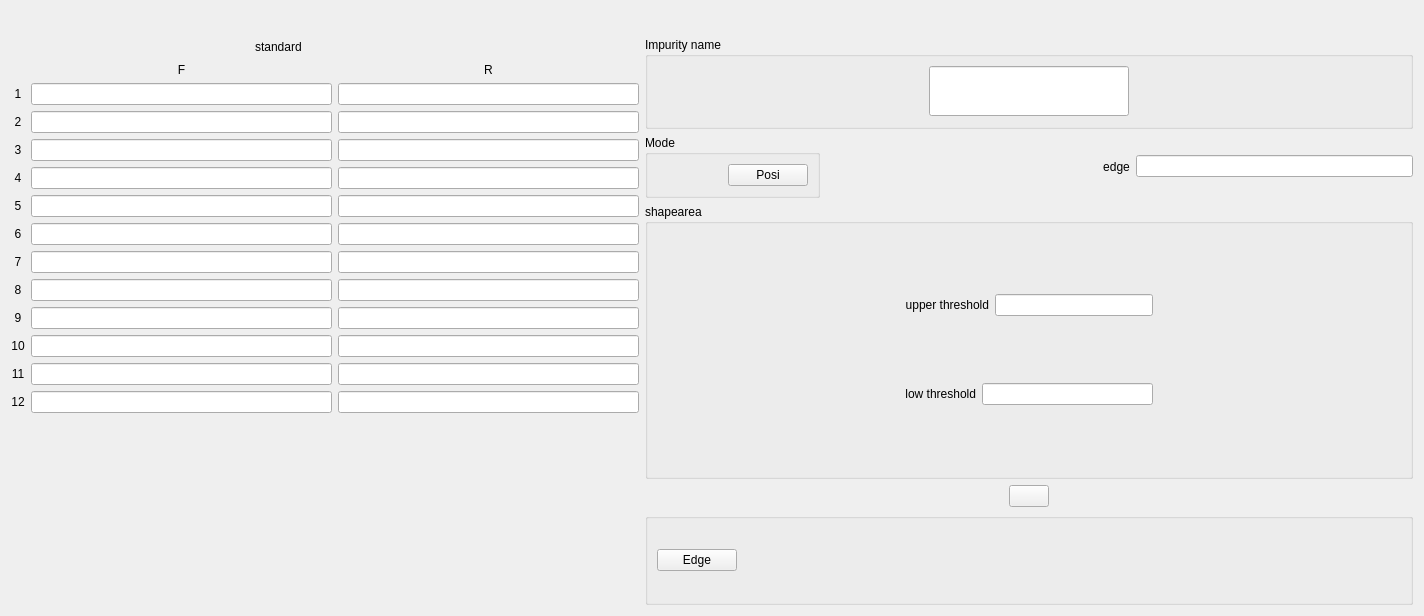
<?xml version="1.0" encoding="UTF-8"?>
<ui version="4.0">
 <class>ShapeSvmSenseSetWidget</class>
 <widget class="QWidget" name="ShapeSvmSenseSetWidget">
  <property name="geometry">
   <rect>
    <x>0</x>
    <y>0</y>
    <width>1424</width>
    <height>616</height>
   </rect>
  </property>
  <property name="windowTitle">
   <string notr="true">Form</string>
  </property>
  <layout class="QVBoxLayout" name="verticalLayout_3">
   <item>
    <layout class="QHBoxLayout" name="horizontalLayout_4">
     <item>
      <spacer name="horizontalSpacer_2">
       <property name="orientation">
        <enum>Qt::Horizontal</enum>
       </property>
       <property name="sizeHint" stdset="0">
        <size>
         <width>40</width>
         <height>20</height>
        </size>
       </property>
      </spacer>
     </item>
     <item>
      <widget class="QLabel" name="label_group">
       <property name="minimumSize">
        <size>
         <width>88</width>
         <height>0</height>
        </size>
       </property>
       <property name="maximumSize">
        <size>
         <width>16777215</width>
         <height>50</height>
        </size>
       </property>
       <property name="text">
        <string/>
       </property>
       <property name="alignment">
        <set>Qt::AlignCenter</set>
       </property>
      </widget>
     </item>
     <item>
      <spacer name="horizontalSpacer">
       <property name="orientation">
        <enum>Qt::Horizontal</enum>
       </property>
       <property name="sizeHint" stdset="0">
        <size>
         <width>40</width>
         <height>20</height>
        </size>
       </property>
      </spacer>
     </item>
    </layout>
   </item>
   <item>
    <layout class="QHBoxLayout" name="horizontalLayout_7">
     <item>
      <layout class="QVBoxLayout" name="verticalLayout_2">
       <item>
        <layout class="QHBoxLayout" name="horizontalLayout_2">
         <item>
          <spacer name="horizontalSpacer_5">
           <property name="orientation">
            <enum>Qt::Horizontal</enum>
           </property>
           <property name="sizeHint" stdset="0">
            <size>
             <width>40</width>
             <height>20</height>
            </size>
           </property>
          </spacer>
         </item>
         <item>
          <widget class="QLabel" name="standard_titlelbl">
           <property name="text">
            <string notr="true">standard</string>
           </property>
          </widget>
         </item>
         <item>
          <widget class="QLabel" name="standardlbl">
           <property name="minimumSize">
            <size>
             <width>88</width>
             <height>0</height>
            </size>
           </property>
           <property name="text">
            <string/>
           </property>
          </widget>
         </item>
         <item>
          <spacer name="horizontalSpacer_6">
           <property name="orientation">
            <enum>Qt::Horizontal</enum>
           </property>
           <property name="sizeHint" stdset="0">
            <size>
             <width>40</width>
             <height>20</height>
            </size>
           </property>
          </spacer>
         </item>
        </layout>
       </item>
       <item>
        <layout class="QGridLayout" name="gridLayout_2">
         <item row="2" column="1">
          <widget class="myLineEdit" name="lineEdit_2">
           <property name="alignment">
            <set>Qt::AlignCenter</set>
           </property>
          </widget>
         </item>
         <item row="2" column="2">
          <widget class="myLineEdit" name="lineEdit_1_1">
           <property name="alignment">
            <set>Qt::AlignCenter</set>
           </property>
          </widget>
         </item>
         <item row="4" column="0">
          <widget class="QLabel" name="label_4">
           <property name="text">
            <string notr="true">4</string>
           </property>
           <property name="alignment">
            <set>Qt::AlignCenter</set>
           </property>
          </widget>
         </item>
         <item row="4" column="1">
          <widget class="myLineEdit" name="lineEdit_4">
           <property name="alignment">
            <set>Qt::AlignCenter</set>
           </property>
          </widget>
         </item>
         <item row="4" column="2">
          <widget class="myLineEdit" name="lineEdit_1_3">
           <property name="alignment">
            <set>Qt::AlignCenter</set>
           </property>
          </widget>
         </item>
         <item row="5" column="0">
          <widget class="QLabel" name="label_5">
           <property name="text">
            <string notr="true">5</string>
           </property>
           <property name="alignment">
            <set>Qt::AlignCenter</set>
           </property>
          </widget>
         </item>
         <item row="5" column="1">
          <widget class="myLineEdit" name="lineEdit_5">
           <property name="alignment">
            <set>Qt::AlignCenter</set>
           </property>
          </widget>
         </item>
         <item row="5" column="2">
          <widget class="myLineEdit" name="lineEdit_1_4">
           <property name="alignment">
            <set>Qt::AlignCenter</set>
           </property>
          </widget>
         </item>
         <item row="6" column="0">
          <widget class="QLabel" name="label_6">
           <property name="text">
            <string notr="true">6</string>
           </property>
           <property name="alignment">
            <set>Qt::AlignCenter</set>
           </property>
          </widget>
         </item>
         <item row="6" column="1">
          <widget class="myLineEdit" name="lineEdit_6">
           <property name="alignment">
            <set>Qt::AlignCenter</set>
           </property>
          </widget>
         </item>
         <item row="6" column="2">
          <widget class="myLineEdit" name="lineEdit_1_5">
           <property name="alignment">
            <set>Qt::AlignCenter</set>
           </property>
          </widget>
         </item>
         <item row="7" column="0">
          <widget class="QLabel" name="label_7">
           <property name="text">
            <string notr="true">7</string>
           </property>
           <property name="alignment">
            <set>Qt::AlignCenter</set>
           </property>
          </widget>
         </item>
         <item row="7" column="1">
          <widget class="myLineEdit" name="lineEdit_7">
           <property name="alignment">
            <set>Qt::AlignCenter</set>
           </property>
          </widget>
         </item>
         <item row="7" column="2">
          <widget class="myLineEdit" name="lineEdit_1_6">
           <property name="alignment">
            <set>Qt::AlignCenter</set>
           </property>
          </widget>
         </item>
         <item row="8" column="0">
          <widget class="QLabel" name="label_8">
           <property name="text">
            <string notr="true">8</string>
           </property>
           <property name="alignment">
            <set>Qt::AlignCenter</set>
           </property>
          </widget>
         </item>
         <item row="8" column="1">
          <widget class="myLineEdit" name="lineEdit_8">
           <property name="alignment">
            <set>Qt::AlignCenter</set>
           </property>
          </widget>
         </item>
         <item row="8" column="2">
          <widget class="myLineEdit" name="lineEdit_1_7">
           <property name="alignment">
            <set>Qt::AlignCenter</set>
           </property>
          </widget>
         </item>
         <item row="9" column="0">
          <widget class="QLabel" name="label_9">
           <property name="text">
            <string notr="true">9</string>
           </property>
           <property name="alignment">
            <set>Qt::AlignCenter</set>
           </property>
          </widget>
         </item>
         <item row="9" column="1">
          <widget class="myLineEdit" name="lineEdit_9">
           <property name="alignment">
            <set>Qt::AlignCenter</set>
           </property>
          </widget>
         </item>
         <item row="9" column="2">
          <widget class="myLineEdit" name="lineEdit_1_8">
           <property name="alignment">
            <set>Qt::AlignCenter</set>
           </property>
          </widget>
         </item>
         <item row="10" column="0">
          <widget class="QLabel" name="label_10">
           <property name="text">
            <string notr="true">10</string>
           </property>
           <property name="alignment">
            <set>Qt::AlignCenter</set>
           </property>
          </widget>
         </item>
         <item row="10" column="1">
          <widget class="myLineEdit" name="lineEdit_10">
           <property name="alignment">
            <set>Qt::AlignCenter</set>
           </property>
          </widget>
         </item>
         <item row="10" column="2">
          <widget class="myLineEdit" name="lineEdit_1_9">
           <property name="alignment">
            <set>Qt::AlignCenter</set>
           </property>
          </widget>
         </item>
         <item row="0" column="2">
          <widget class="QLabel" name="label_rear">
           <property name="sizePolicy">
            <sizepolicy hsizetype="Preferred" vsizetype="Fixed">
             <horstretch>0</horstretch>
             <verstretch>0</verstretch>
            </sizepolicy>
           </property>
           <property name="text">
            <string notr="true">R</string>
           </property>
           <property name="alignment">
            <set>Qt::AlignCenter</set>
           </property>
          </widget>
         </item>
         <item row="0" column="1">
          <widget class="QLabel" name="label_front">
           <property name="sizePolicy">
            <sizepolicy hsizetype="Preferred" vsizetype="Fixed">
             <horstretch>0</horstretch>
             <verstretch>0</verstretch>
            </sizepolicy>
           </property>
           <property name="text">
            <string notr="true">F</string>
           </property>
           <property name="alignment">
            <set>Qt::AlignCenter</set>
           </property>
          </widget>
         </item>
         <item row="1" column="0">
          <widget class="QLabel" name="label_1">
           <property name="text">
            <string notr="true">1</string>
           </property>
           <property name="alignment">
            <set>Qt::AlignCenter</set>
           </property>
          </widget>
         </item>
         <item row="3" column="1">
          <widget class="myLineEdit" name="lineEdit_3">
           <property name="alignment">
            <set>Qt::AlignCenter</set>
           </property>
          </widget>
         </item>
         <item row="3" column="2">
          <widget class="myLineEdit" name="lineEdit_1_2">
           <property name="alignment">
            <set>Qt::AlignCenter</set>
           </property>
          </widget>
         </item>
         <item row="12" column="1">
          <widget class="myLineEdit" name="lineEdit_22">
           <property name="alignment">
            <set>Qt::AlignCenter</set>
           </property>
          </widget>
         </item>
         <item row="11" column="2">
          <widget class="myLineEdit" name="lineEdit_1_20">
           <property name="alignment">
            <set>Qt::AlignCenter</set>
           </property>
          </widget>
         </item>
         <item row="11" column="1">
          <widget class="myLineEdit" name="lineEdit_21">
           <property name="alignment">
            <set>Qt::AlignCenter</set>
           </property>
          </widget>
         </item>
         <item row="12" column="2">
          <widget class="myLineEdit" name="lineEdit_1_21">
           <property name="alignment">
            <set>Qt::AlignCenter</set>
           </property>
          </widget>
         </item>
         <item row="11" column="0">
          <widget class="QLabel" name="label_23">
           <property name="text">
            <string notr="true">11</string>
           </property>
           <property name="alignment">
            <set>Qt::AlignCenter</set>
           </property>
          </widget>
         </item>
         <item row="12" column="0">
          <widget class="QLabel" name="label_24">
           <property name="text">
            <string notr="true">12</string>
           </property>
           <property name="alignment">
            <set>Qt::AlignCenter</set>
           </property>
          </widget>
         </item>
         <item row="3" column="0">
          <widget class="QLabel" name="label_3">
           <property name="text">
            <string notr="true">3</string>
           </property>
           <property name="alignment">
            <set>Qt::AlignCenter</set>
           </property>
          </widget>
         </item>
         <item row="2" column="0">
          <widget class="QLabel" name="label_2">
           <property name="text">
            <string notr="true">2</string>
           </property>
           <property name="alignment">
            <set>Qt::AlignCenter</set>
           </property>
          </widget>
         </item>
         <item row="1" column="1">
          <widget class="myLineEdit" name="lineEdit">
           <property name="alignment">
            <set>Qt::AlignCenter</set>
           </property>
          </widget>
         </item>
         <item row="1" column="2">
          <widget class="myLineEdit" name="lineEdit_1_0">
           <property name="alignment">
            <set>Qt::AlignCenter</set>
           </property>
          </widget>
         </item>
         <item row="13" column="1">
          <spacer name="verticalSpacer">
           <property name="orientation">
            <enum>Qt::Vertical</enum>
           </property>
           <property name="sizeHint" stdset="0">
            <size>
             <width>20</width>
             <height>40</height>
            </size>
           </property>
          </spacer>
         </item>
        </layout>
       </item>
      </layout>
     </item>
     <item>
      <layout class="QVBoxLayout" name="verticalLayout" stretch="1,1,3,1,1">
       <item>
        <widget class="QGroupBox" name="groupBox_4">
         <property name="title">
          <string notr="true">Impurity name</string>
         </property>
         <layout class="QGridLayout" name="gridLayout">
          <item row="0" column="0">
           <widget class="myLineEdit" name="sNamelineEdit">
            <property name="minimumSize">
             <size>
              <width>0</width>
              <height>50</height>
             </size>
            </property>
            <property name="maximumSize">
             <size>
              <width>200</width>
              <height>16777215</height>
             </size>
            </property>
            <property name="alignment">
             <set>Qt::AlignCenter</set>
            </property>
           </widget>
          </item>
         </layout>
        </widget>
       </item>
       <item>
        <layout class="QHBoxLayout" name="horizontalLayout_6">
         <item>
          <widget class="QGroupBox" name="groupBox">
           <property name="title">
            <string notr="true">Mode</string>
           </property>
           <layout class="QHBoxLayout" name="horizontalLayout_3">
            <property name="leftMargin">
             <number>80</number>
            </property>
            <item>
             <widget class="QPushButton" name="modeTypeBtn">
              <property name="text">
               <string notr="true">Posi</string>
              </property>
             </widget>
            </item>
           </layout>
          </widget>
         </item>
         <item>
          <spacer name="horizontalSpacer_7">
           <property name="orientation">
            <enum>Qt::Horizontal</enum>
           </property>
           <property name="sizeHint" stdset="0">
            <size>
             <width>40</width>
             <height>20</height>
            </size>
           </property>
          </spacer>
         </item>
         <item>
          <widget class="QLabel" name="edgeLbl">
           <property name="text">
            <string notr="true">edge</string>
           </property>
           <property name="alignment">
            <set>Qt::AlignCenter</set>
           </property>
          </widget>
         </item>
         <item>
          <widget class="myLineEdit" name="edgeCutEdit"/>
         </item>
        </layout>
       </item>
       <item>
        <layout class="QHBoxLayout" name="horizontalLayout">
         <item>
          <widget class="QGroupBox" name="shapeAreaGroupbox">
           <property name="title">
            <string notr="true">shapearea</string>
           </property>
           <layout class="QHBoxLayout" name="horizontalLayout_19">
            <item>
             <spacer name="horizontalSpacer_14">
              <property name="orientation">
               <enum>Qt::Horizontal</enum>
              </property>
              <property name="sizeHint" stdset="0">
               <size>
                <width>13</width>
                <height>20</height>
               </size>
              </property>
             </spacer>
            </item>
            <item>
             <layout class="QVBoxLayout" name="verticalLayout_7">
              <item>
               <layout class="QHBoxLayout" name="horizontalLayout_20">
                <item>
                 <widget class="QLabel" name="shapeAreaUpLbl">
                  <property name="text">
                   <string notr="true">upper threshold</string>
                  </property>
                  <property name="alignment">
                   <set>Qt::AlignRight|Qt::AlignTrailing|Qt::AlignVCenter</set>
                  </property>
                 </widget>
                </item>
                <item>
                 <widget class="myLineEdit" name="shapeAreaUpEdit"/>
                </item>
               </layout>
              </item>
              <item>
               <layout class="QHBoxLayout" name="horizontalLayout_21">
                <item>
                 <widget class="QLabel" name="shapeAreaLowLbl">
                  <property name="text">
                   <string notr="true">low threshold</string>
                  </property>
                  <property name="alignment">
                   <set>Qt::AlignRight|Qt::AlignTrailing|Qt::AlignVCenter</set>
                  </property>
                 </widget>
                </item>
                <item>
                 <widget class="myLineEdit" name="shapeAreaLowEdit"/>
                </item>
               </layout>
              </item>
             </layout>
            </item>
            <item>
             <spacer name="horizontalSpacer_17">
              <property name="orientation">
               <enum>Qt::Horizontal</enum>
              </property>
              <property name="sizeHint" stdset="0">
               <size>
                <width>13</width>
                <height>20</height>
               </size>
              </property>
             </spacer>
            </item>
           </layout>
          </widget>
         </item>
        </layout>
       </item>
       <item>
        <widget class="QWidget" name="widget_3" native="true">
         <property name="sizePolicy">
          <sizepolicy hsizetype="Preferred" vsizetype="Fixed">
           <horstretch>0</horstretch>
           <verstretch>0</verstretch>
          </sizepolicy>
         </property>
         <layout class="QHBoxLayout" name="horizontalLayout_23">
          <property name="topMargin">
           <number>0</number>
          </property>
          <property name="bottomMargin">
           <number>0</number>
          </property>
          <item>
           <spacer name="horizontalSpacer_15">
            <property name="orientation">
             <enum>Qt::Horizontal</enum>
            </property>
            <property name="sizeHint" stdset="0">
             <size>
              <width>355</width>
              <height>20</height>
             </size>
            </property>
           </spacer>
          </item>
          <item>
           <widget class="QPushButton" name="extendBtn">
            <property name="text">
             <string/>
            </property>
           </widget>
          </item>
          <item>
           <spacer name="horizontalSpacer_16">
            <property name="orientation">
             <enum>Qt::Horizontal</enum>
            </property>
            <property name="sizeHint" stdset="0">
             <size>
              <width>355</width>
              <height>20</height>
             </size>
            </property>
           </spacer>
          </item>
         </layout>
        </widget>
       </item>
       <item>
        <widget class="QGroupBox" name="groupBox_2">
         <property name="layoutDirection">
          <enum>Qt::LeftToRight</enum>
         </property>
         <property name="title">
          <string/>
         </property>
         <layout class="QHBoxLayout" name="horizontalLayout_17">
          <property name="topMargin">
           <number>0</number>
          </property>
          <property name="bottomMargin">
           <number>0</number>
          </property>
          <item>
           <widget class="QPushButton" name="edgeBtn">
            <property name="text">
             <string notr="true">Edge</string>
            </property>
            <property name="checkable">
             <bool>true</bool>
            </property>
           </widget>
          </item>
          <item>
           <spacer name="horizontalSpacer_3">
            <property name="orientation">
             <enum>Qt::Horizontal</enum>
            </property>
            <property name="sizeHint" stdset="0">
             <size>
              <width>40</width>
              <height>20</height>
             </size>
            </property>
           </spacer>
          </item>
          <item>
           <spacer name="horizontalSpacer_4">
            <property name="orientation">
             <enum>Qt::Horizontal</enum>
            </property>
            <property name="sizeHint" stdset="0">
             <size>
              <width>40</width>
              <height>20</height>
             </size>
            </property>
           </spacer>
          </item>
         </layout>
        </widget>
       </item>
      </layout>
     </item>
    </layout>
   </item>
  </layout>
  <zorder></zorder>
 </widget>
 <customwidgets>
  <customwidget>
   <class>myLineEdit</class>
   <extends>QLineEdit</extends>
   <header location="global">mysortwidget/mylineedit.h</header>
  </customwidget>
 </customwidgets>
 <resources/>
 <connections/>
</ui>
